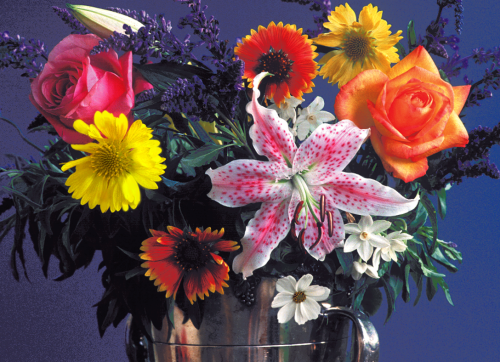
#> input picture fundamentals/flowers.bmp, 500 x 362 px
$ jupyter execute main.ipynb   (shell and % lines are left out)
#> lines starting #> are read from the running program, lines starting #| are printed output that depends on the picture; after the words box and inside, x2 and y2 are one past the last pixel; in counts of white or black regions, pixels touching at a corner belong together
[cell 1]
import cv2
import matplotlib.pyplot as plt
import numpy as np

FIGSIZE = (15, 15)

## Part 1: Types of Images & Color Spaces

### Load image `flowers.bmp` and display it

[cell 2]
flowers = cv2.imread('flowers.bmp')
#> flowers is the input picture: shape (362, 500, 3); mean B, G, R 83.7, 76.9, 99.9
plt.imshow(flowers)

### Display image dimensions

[cell 3]
flowers.shape
#> Out = (362, 500, 3)

### Display the three channels (R, G, B) of the image separately

**Approacch 1**: iterating over the channels by index. **Note**: By defauld, the `imread()` function decodes the image into a matrix, with the color channels saved in the following order: **blue, green, red (BGR)**

[cell 4]
# img[:,:,0] ==> Blue Channel
# img[:,:,1] ==> Green Channel
# img[:,:,2] ==> Red Channel
index_bgr_map = {
  0 : "Blue",
  1 : "Green",
  2 : "Red"
}

_, plots = plt.subplots(ncols=3, nrows=1, figsize=(15, 15))
for i, subplot in zip(range(3), plots):
  img = flowers[:,:,i]
  subplot.set_title("%s Channel" % index_bgr_map[i])
  subplot.imshow(img)
  subplot.set_axis_off()
#> this loop made 3 passes
#> pass 1, `img = flowers[:,:,i]`:
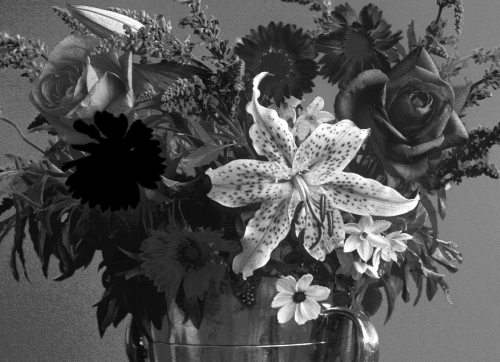
#> img: shape (362, 500); min 0, max 255, mean 83.7
#> pass 2, `img = flowers[:,:,i]`:
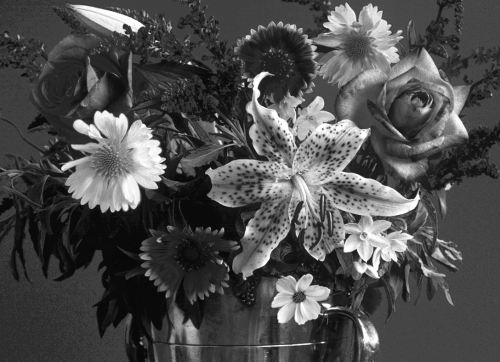
#> img: shape (362, 500); min 6, max 255, mean 76.9
#> pass 3, `img = flowers[:,:,i]`:
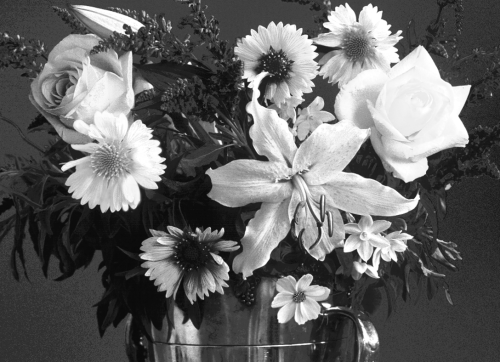
#> img: shape (362, 500); min 9, max 255, mean 99.9
#plt.show()
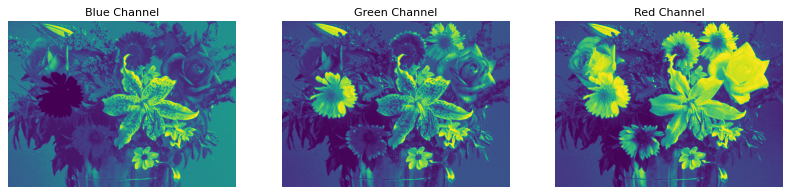
#> figure drawn by matplotlib, 3 panels

   **Approach 2**: Using `cv2.split()`

[cell 5]
blue, green, red = cv2.split(flowers)
_, axis = plt.subplots(nrows=1, ncols=3, figsize=(15, 15))
axis[0].set_title("Blue Channel")
axis[0].imshow(blue)
axis[0].set_axis_off()
axis[1].set_title("Green Channel")
axis[1].imshow(green)
axis[1].set_axis_off()
axis[2].set_title("Red Channel")
axis[2].imshow(red)
axis[2].set_axis_off()

### Convert image to HSV and display the three HSV channels

[cell 6]
flowers_hsv = cv2.cvtColor(flowers, cv2.COLOR_BGR2HSV)
#> flowers_hsv: shape (362, 500, 3); mean H, S, V 106.7, 111.8, 119.3
index_hsv_map = {
  0 : 'Hue',
  1 : 'Saturation',
  2 : 'Value'
}
_, plots = plt.subplots(nrows=1, ncols=3, figsize=FIGSIZE)
for i, plot in zip(range(3), plots):
  img = flowers_hsv[:,:,i]
  plot.set_title("%s Channel" % index_hsv_map[i])
  plot.imshow(img)
  plot.set_axis_off()
#> this loop made 3 passes
#> pass 1, `img = flowers_hsv[:,:,i]`:
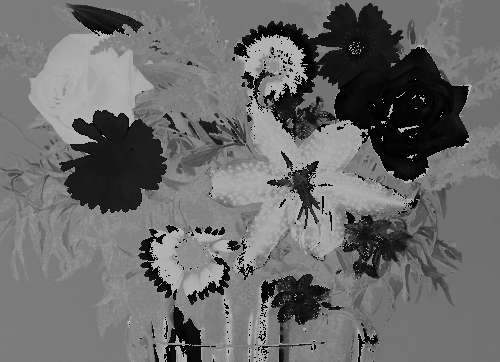
#> img: shape (362, 500); min 0, max 179, mean 106.7
#> pass 2, `img = flowers_hsv[:,:,i]`:
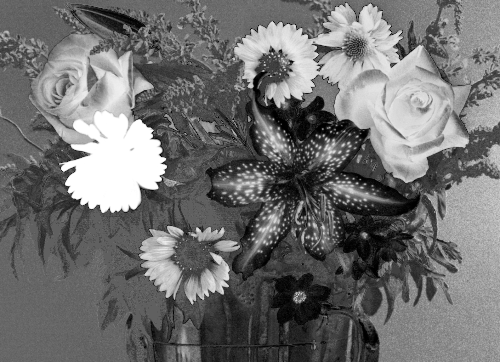
#> img: shape (362, 500); min 0, max 255, mean 111.8
#> pass 3, `img = flowers_hsv[:,:,i]`:
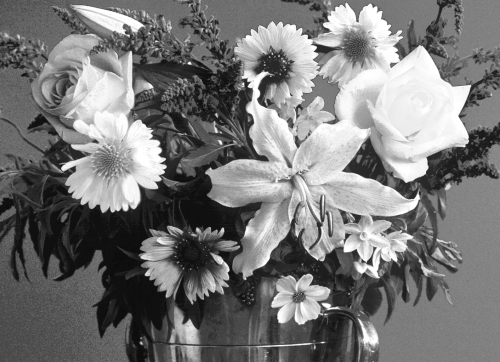
#> img: shape (362, 500); min 10, max 255, mean 119.3

### Convert image to Grayscale and display it
**Note:** Grayscaling is the process of converting an image from other color spaces e.g. RGB, CMYK, HSV, etc. to shades of gray. It varies between complete black and complete white. [ref](https://www.geeksforgeeks.org/python-grayscaling-of-images-using-opencv/)

An intuitive way to convert a color image 3D array to a grayscale 2D array is, for each pixel, take the average of the red, green, and blue pixel values to get the grayscale value. [ref](https://www.google.com/url?sa=t&source=web&rct=j&opi=89978449&url=https://e2eml.school/convert_rgb_to_grayscale&ved=2ahUKEwi-hNOh8L2IAxXQ2QIHHSMJBgEQFnoECBkQAw&usg=AOvVaw0pnUZTcSTST7Lw0HUxNlll)

[cell 7]
flowers_gray = cv2.cvtColor(flowers, cv2.COLOR_BGR2GRAY)
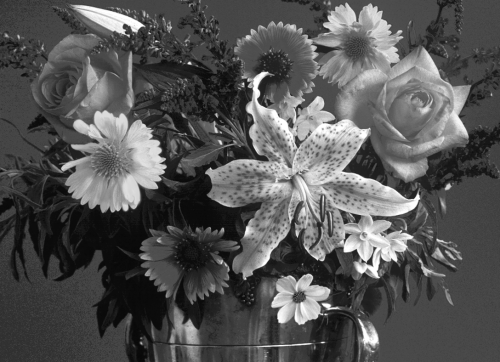
#> flowers_gray: shape (362, 500); min 8, max 255, mean 84.6
_, plots = plt.subplots(nrows=1, ncols=2, figsize=FIGSIZE)
plots[0].set_title("Grayscale")
plots[0].imshow(flowers_gray, cmap='gray')
plots[0].set_axis_off()
plots[1].set_title("Reverse Grayscale")
plots[1].imshow(flowers_gray, cmap='gray_r')
plots[1].set_axis_off()
print(f"Grayscale image dimensions : {flowers_gray.shape}")
#| Grayscale image dimensions : (362, 500)

### Convert grayscale image to binary

**Approach 1**: Writing our own function

[cell 8]
def segment_image(image, threshold):
#> called with threshold = 50
  dimensions = image.shape
#> dimensions = (362, 500)
  for r in range(dimensions[0]):
    for c in range(dimensions[1]):
      if image[r][c] <= threshold:
        image[r][c] = 0
      else:
        image[r][c] = 255
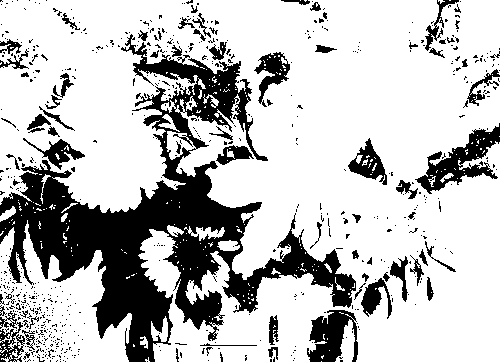
#> image: shape (362, 500); 74.9% white; 681 black regions (607 under 20 px), largest, box (x1, y1, x2, y2) and area: (0, 34, 356, 362) 31156, (415, 123, 500, 194) 2125, (307, 310, 358, 362) 1635

flowers_gray_2 = flowers_gray[:,:]
segment_image(flowers_gray_2, 50)
plt.title("Binary Image")
plt.imshow(flowers_gray_2, cmap='gray')

**Apporach 2**: using `cv2.threshold`

**Syntax**: `cv2.threshold(source, thresholdValue, maxVal, thresholdingTechnique)`

**Parameters**:
- -> source: Input Image array (must be in Grayscale).
- -> thresholdValue: Value of Threshold below and above which pixel values will change accordingly.
- -> maxVal: Maximum value that can be assigned to a pixel.
- -> thresholdingTechnique: The type of thresholding to be applied.

[cell 9]
(thresh, im_bw) = cv2.threshold(flowers_gray, 50, 255, cv2.THRESH_BINARY)
plt.title("Binary Image")
plt.imshow(im_bw, cmap='gray')

### Convert grayscale image to binary using Otsu method

[cell 10]
(_, im_bw_otsu) = cv2.threshold(flowers_gray, 10, 255, cv2.THRESH_BINARY | cv2.THRESH_OTSU)
plt.title("Binary Image - Otsu")
plt.imshow(im_bw_otsu, cmap='gray')
plt.show()

print("====> Together:")
_, plots = plt.subplots(nrows=1, ncols=2, figsize=FIGSIZE)
plots[0].set_title("Binary")
plots[0].imshow(im_bw, cmap='gray')
plots[1].set_title("Binary Otsu")
plots[1].imshow(im_bw_otsu, cmap='gray')

$ run again, with fundamentals/BaboonRGB.bmp copied over fundamentals/flowers.bmp
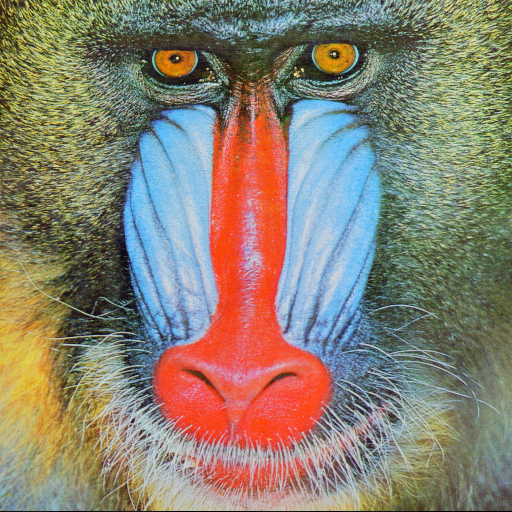
#> input picture fundamentals/BaboonRGB.bmp, 512 x 512 px
#> flowers is the input picture: shape (512, 512, 3); mean B, G, R 113.1, 128.9, 137.4
#> flowers_hsv: shape (512, 512, 3); mean H, S, V 60.4, 96, 159.4
#> `flowers_gray = cv2.cvtColor(flowers, cv2.COLOR_BGR2GRAY)`:
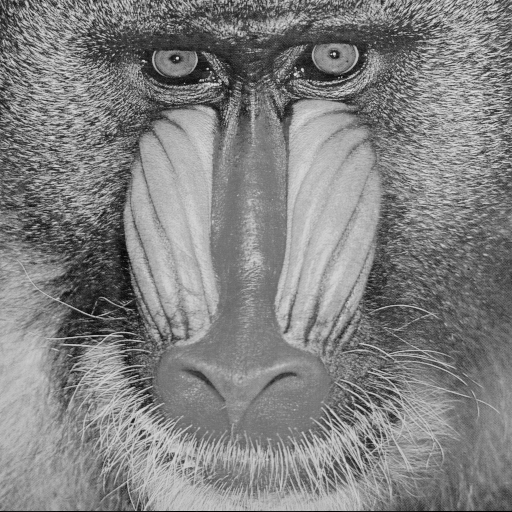
#> flowers_gray: shape (512, 512); min 0, max 231, mean 129.6
#| Grayscale image dimensions : (512, 512)
#> after the loop in segment_image, `for r in range(dimensions[0]):`:
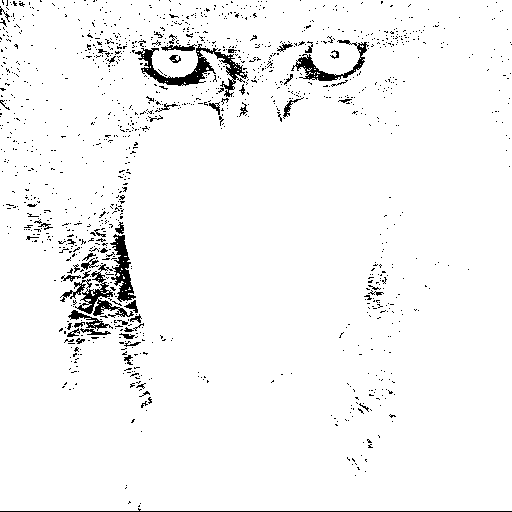
#> image: shape (512, 512); 96.2% white; black in thin lines or dots
